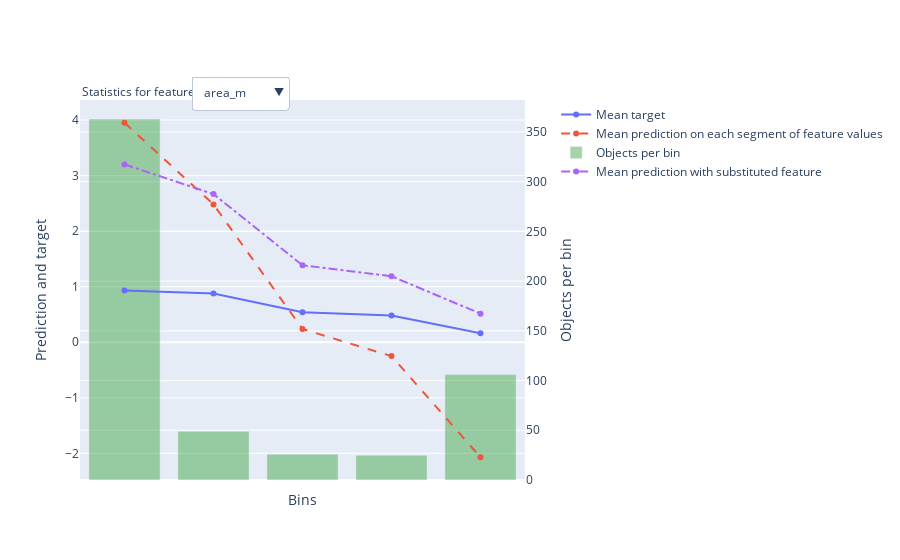

This figure's notebook cell:
### Code cell
res = model.calc_feature_statistics(X_train,
                                    y_train,
                                    feature=[1, 2, 3, 4],
                                    plot=True)

### Figure 1 — Plotly figure (JSON) as saved in the notebook; plotly's stock layout.template omitted (floating-point values rounded to 4 significant figures)
{"data": [{"mode": "lines+markers", "name": "Mean target", "type": "scatter", "xaxis": "x", "y": [0.9311, 0.8776, 0.5385, 0.48, 0.1604], "yaxis": "y"}, {"line": {"dash": "dash"}, "mode": "lines+markers", "name": "Mean prediction on each segment of feature values", "type": "scatter", "xaxis": "x", "y": [3.951, 2.481, 0.2374, -0.2496, -2.07], "yaxis": "y"}, {"marker": {"color": "rgba(30, 150, 30, 0.4)"}, "name": "Objects per bin", "type": "bar", "width": 0.8, "xaxis": "x", "y": [363, 49, 26, 25, 106], "yaxis": "y2"}, {"line": {"dash": "dashdot"}, "mode": "lines+markers", "name": "Mean prediction with substituted feature", "type": "scatter", "xaxis": "x", "y": [3.201, 2.667, 1.386, 1.188, 0.5151], "yaxis": "y"}], "layout": {"annotations": [{"align": "left", "showarrow": false, "text": "Statistics for feature", "x": 0, "xref": "paper", "y": 1.05, "yref": "paper"}], "autosize": true, "legend": {"bgcolor": "rgba(0, 0, 0, 0)", "x": 1.07, "y": 1}, "updatemenus": [{"active": 1, "buttons": [{"args": [{"y": [[0.3636, 0.8545, 0.7619, 0.7772, 0.4737], [0.394, 3.236, 2.227, 2.621, 0.02485], [11, 55, 42, 404, 57], [1.65, 2.349, 2.506, 2.345, 1.665]]}, {"xaxis": {"showticklabels": false, "tickmode": "array", "ticktext": ["(-inf, -1766210.7500]", "(-1766210.7500, -1749000.6250]", "(-1749000.6250, -1737858.0000]", "(-1737858.0000, -432738.3750]", "(-432738.3750, +inf)"], "tickvals": [0, 1, 2, 3, 4], "title": {"text": "Bins"}}}], "label": "y_centroid", "method": "update"}, {"args": [{"y": [[0.9311, 0.8776, 0.5385, 0.48, 0.1604], [3.951, 2.481, 0.2374, -0.2496, -2.07], [363, 49, 26, 25, 106], [3.201, 2.667, 1.386, 1.188, 0.5151]]}, {"xaxis": {"autorange": true, "range": [-0.5, 4.5], "showticklabels": false, "tickmode": "array", "ticktext": ["(-inf, 2387520.0000]", "(2387520.0000, 4173168.2500]", "(4173168.2500, 5154156.0000]", "(5154156.0000, 7815335.5000]", "(7815335.5000, +inf)"], "tickvals": [0, 1, 2, 3, 4], "title": {"text": "Bins"}}}], "label": "area_m", "method": "update"}, {"args": [{"y": [[0.9335, 0.625, 0.2035], [3.919, 0.9434, -1.882], [376, 80, 113], [2.414, 2.371, 1.998]]}, {"xaxis": {"autorange": true, "range": [-0.5, 2.5], "showticklabels": false, "tickmode": "array", "ticktext": ["(-inf, 10224.3320]", "(10224.3320, 16280.9160]", "(16280.9160, +inf)"], "tickvals": [0, 1, 2], "title": {"text": "Bins"}}}], "label": "perimeter", "method": "update"}], "direction": "down", "pad": {"r": 10, "t": 10}, "showactive": true, "x": 0.25, "xanchor": "left", "y": 1.09, "yanchor": "top"}], "xaxis": {"autorange": true, "range": [-0.5, 4.5], "showticklabels": false, "tickmode": "array", "ticktext": ["(-inf, 2387520.0000]", "(2387520.0000, 4173168.2500]", "(4173168.2500, 5154156.0000]", "(5154156.0000, 7815335.5000]", "(7815335.5000, +inf)"], "tickvals": [0, 1, 2, 3, 4], "title": {"text": "Bins"}}, "yaxis": {"autorange": true, "overlaying": "y2", "range": [-2.567, 4.448], "side": "left", "title": {"text": "Prediction and target"}, "type": "linear"}, "yaxis2": {"autorange": true, "position": 1, "range": [0, 382.1], "side": "right", "title": {"text": "Objects per bin"}, "type": "linear"}}}
